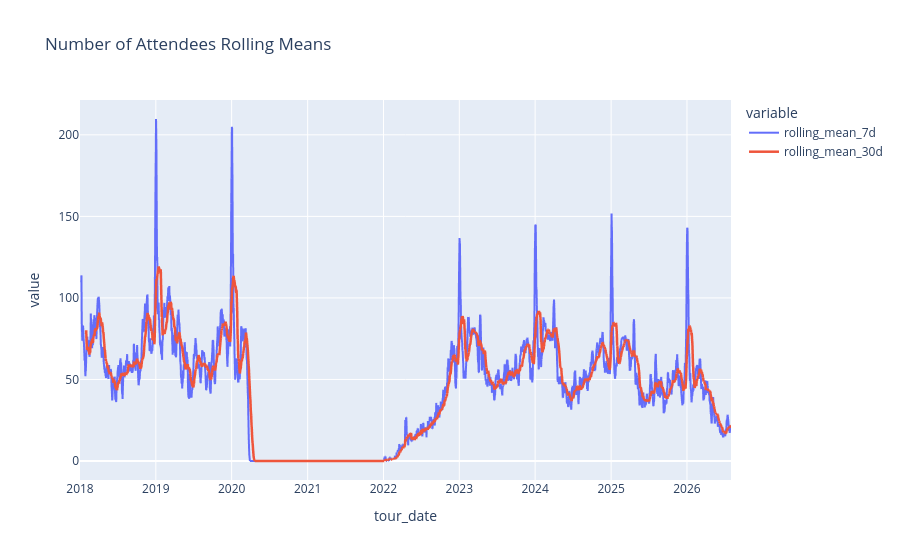

Source (notebook cell):
### Markdown cell above
## Weekly Seasonality

* There is also weekly seasonality present in the data. We can see that weekends consistently show a smaller number of attendees.

### Code cell
df["rolling_mean_7d"] = df["headcount"].rolling("7D", min_periods=7).mean()
df["rolling_mean_30d"] = df["headcount"].rolling("30D", min_periods=30).mean()

fig = px.line(df[["rolling_mean_7d", "rolling_mean_30d"]],title="Number of Attendees Rolling Means")
fig.update_traces(opacity=0.35, line_width=1, selector=dict(name="headcount"))
fig.update_traces(line_width=2.5, selector=dict(name="rolling_mean_30d"))
fig.show()

### Figure 1 — Plotly figure (JSON) as saved in the notebook; plotly's stock layout.template omitted (floating-point values rounded to 4 significant figures; data arrays with more than 128 entries replaced by an {"elided": "..."} marker saying what was removed)
{"data": [{"hovertemplate": "variable=rolling_mean_7d<br>tour_date=%{x}<br>value=%{y}<extra></extra>", "legendgroup": "rolling_mean_7d", "line": {"color": "#636efa", "dash": "solid"}, "marker": {"symbol": "circle"}, "mode": "lines", "name": "rolling_mean_7d", "showlegend": true, "type": "scattergl", "x": {"elided": "3135 str values"}, "xaxis": "x", "y": {"elided": "3135 float values"}, "yaxis": "y"}, {"hovertemplate": "variable=rolling_mean_30d<br>tour_date=%{x}<br>value=%{y}<extra></extra>", "legendgroup": "rolling_mean_30d", "line": {"color": "#EF553B", "dash": "solid", "width": 2.5}, "marker": {"symbol": "circle"}, "mode": "lines", "name": "rolling_mean_30d", "showlegend": true, "type": "scattergl", "x": {"elided": "3135 str values"}, "xaxis": "x", "y": {"elided": "3135 float values"}, "yaxis": "y"}], "layout": {"legend": {"title": {"text": "variable"}, "tracegroupgap": 0}, "title": {"text": "Number of Attendees Rolling Means"}, "xaxis": {"anchor": "y", "domain": [0, 1], "title": {"text": "tour_date"}}, "yaxis": {"anchor": "x", "domain": [0, 1], "title": {"text": "value"}}}}
